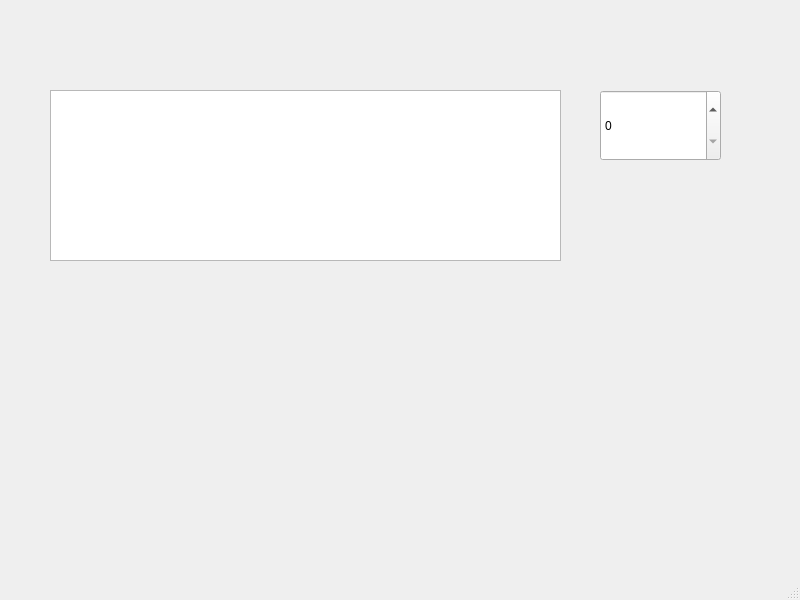
<?xml version="1.0" encoding="UTF-8"?>
<ui version="4.0">
 <class>MainWindow</class>
 <widget class="QMainWindow" name="MainWindow">
  <property name="geometry">
   <rect>
    <x>0</x>
    <y>0</y>
    <width>800</width>
    <height>600</height>
   </rect>
  </property>
  <property name="windowTitle">
   <string>MainWindow</string>
  </property>
  <widget class="QWidget" name="centralwidget">
   <widget class="QTextBrowser" name="answer">
    <property name="geometry">
     <rect>
      <x>50</x>
      <y>90</y>
      <width>511</width>
      <height>171</height>
     </rect>
    </property>
   </widget>
   <widget class="QSpinBox" name="number">
    <property name="geometry">
     <rect>
      <x>600</x>
      <y>90</y>
      <width>121</width>
      <height>71</height>
     </rect>
    </property>
    <property name="maximum">
     <number>10000</number>
    </property>
   </widget>
  </widget>
  <widget class="QMenuBar" name="menubar">
   <property name="geometry">
    <rect>
     <x>0</x>
     <y>0</y>
     <width>800</width>
     <height>26</height>
    </rect>
   </property>
  </widget>
  <widget class="QStatusBar" name="statusbar"/>
 </widget>
 <resources/>
 <connections/>
</ui>
